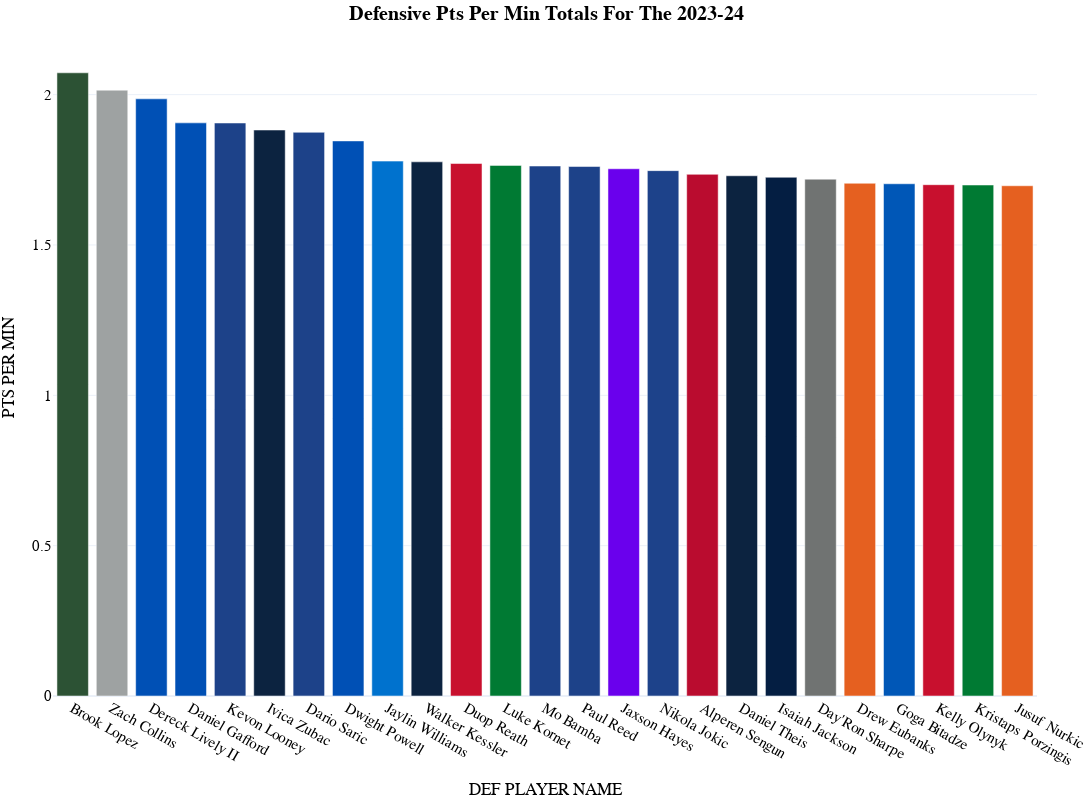

Write notebook code for a chart like this one.
### Code cell
fig_matchup_season = px.bar(
  matchup_totals_year[(matchup_totals_year["POSITION"]=='TOTAL')&(matchup_totals_year["GP"]>50)].sort_values(by=category, ascending=False).head(25),
  x="DEF PLAYER NAME", 
  y=category,
  color="DEF PLAYER NAME",
  color_discrete_map=player_color_dict_shot_dist,     
  template='plotly_white',
  title="<b>Defensive {} Totals For The {}</b>".format(category.replace('_', ' ').title(),year),
  hover_data=['POSITION','DEF PLAYER NAME', 'GP', 'MATCHUP MIN', 'PTS PER MIN', 'PARTIAL POSS', 'PLAYER PTS',
       'TEAM PTS', 'MATCHUP AST', 'MATCHUP TOV', 'MATCHUP BLK', 'MATCHUP FGM',
       'MATCHUP FGA', 'MATCHUP FG PCT', 'MATCHUP FG3M', 'MATCHUP FG3A',
       'MATCHUP FG3 PCT', 'MATCHUP FTM', 'MATCHUP FTA', 'SFL', 'PLAYER NAME',
       'TEAM ABBREVIATION', 'SEASON'], 
  height=800, 
  width=1200,
  )

fig_matchup_season.update_layout(
    margin=dict(l=5, r=5, t=40, b=5),
    showlegend=False,
    title_x=0.5,
    hoverlabel=dict(
        bgcolor="white",
        font_size=16,
        font_family="PT Sans Narrow"
    ),
    yaxis = dict(tickfont = dict(size=15)),
    xaxis = dict(tickfont = dict(size=15)),
    font=dict(
        family="PT Sans Narrow",
        size=14,
        color="Black"
    ),
    title_font_family="PT Sans Narrow"
)
fig_matchup_season

### Figure 1 — Plotly figure (JSON) as saved in the notebook; plotly's stock layout.template omitted (floating-point values rounded to 4 significant figures)
{"data": [{"alignmentgroup": "True", "customdata": [["TOTAL", 79, "935:32", 4994.0, 1939, 5756, 401, 151, 110, 835, 1751, 0.477, 149, 396, 0.376, 120, 143, 77, "Brook Lopez", "MIL", "2023-24"]], "hovertemplate": "DEF PLAYER NAME=%{x}<br>PTS PER MIN=%{y}<br>POSITION=%{customdata[0]}<br>GP=%{customdata[1]}<br>MATCHUP MIN=%{customdata[2]}<br>PARTIAL POSS=%{customdata[3]}<br>PLAYER PTS=%{customdata[4]}<br>TEAM PTS=%{customdata[5]}<br>MATCHUP AST=%{customdata[6]}<br>MATCHUP TOV=%{customdata[7]}<br>MATCHUP BLK=%{customdata[8]}<br>MATCHUP FGM=%{customdata[9]}<br>MATCHUP FGA=%{customdata[10]}<br>MATCHUP FG PCT=%{customdata[11]}<br>MATCHUP FG3M=%{customdata[12]}<br>MATCHUP FG3A=%{customdata[13]}<br>MATCHUP FG3 PCT=%{customdata[14]}<br>MATCHUP FTM=%{customdata[15]}<br>MATCHUP FTA=%{customdata[16]}<br>SFL=%{customdata[17]}<br>PLAYER NAME=%{customdata[18]}<br>TEAM ABBREVIATION=%{customdata[19]}<br>SEASON=%{customdata[20]}<extra></extra>", "legendgroup": "Brook Lopez", "marker": {"color": "#2C5234", "pattern": {"shape": ""}}, "name": "Brook Lopez", "offsetgroup": "Brook Lopez", "orientation": "v", "showlegend": true, "textposition": "auto", "type": "bar", "x": ["Brook Lopez"], "xaxis": "x", "y": [2.073], "yaxis": "y"}, {"alignmentgroup": "True", "customdata": [["TOTAL", 69, "593:35", 3182.0, 1196, 3819, 230, 90, 30, 486, 967, 0.503, 92, 238, 0.387, 132, 182, 98, "Zach Collins", "SAS", "2023-24"]], "hovertemplate": "DEF PLAYER NAME=%{x}<br>PTS PER MIN=%{y}<br>POSITION=%{customdata[0]}<br>GP=%{customdata[1]}<br>MATCHUP MIN=%{customdata[2]}<br>PARTIAL POSS=%{customdata[3]}<br>PLAYER PTS=%{customdata[4]}<br>TEAM PTS=%{customdata[5]}<br>MATCHUP AST=%{customdata[6]}<br>MATCHUP TOV=%{customdata[7]}<br>MATCHUP BLK=%{customdata[8]}<br>MATCHUP FGM=%{customdata[9]}<br>MATCHUP FGA=%{customdata[10]}<br>MATCHUP FG PCT=%{customdata[11]}<br>MATCHUP FG3M=%{customdata[12]}<br>MATCHUP FG3A=%{customdata[13]}<br>MATCHUP FG3 PCT=%{customdata[14]}<br>MATCHUP FTM=%{customdata[15]}<br>MATCHUP FTA=%{customdata[16]}<br>SFL=%{customdata[17]}<br>PLAYER NAME=%{customdata[18]}<br>TEAM ABBREVIATION=%{customdata[19]}<br>SEASON=%{customdata[20]}<extra></extra>", "legendgroup": "Zach Collins", "marker": {"color": "#9EA2A2", "pattern": {"shape": ""}}, "name": "Zach Collins", "offsetgroup": "Zach Collins", "orientation": "v", "showlegend": true, "textposition": "auto", "type": "bar", "x": ["Zach Collins"], "xaxis": "x", "y": [2.015], "yaxis": "y"}, {"alignmentgroup": "True", "customdata": [["TOTAL", 55, "509:03", 2664.0, 1011, 3135, 213, 112, 44, 409, 850, 0.481, 96, 244, 0.393, 97, 129, 71, "Dereck Lively II", "DAL", "2023-24"]], "hovertemplate": "DEF PLAYER NAME=%{x}<br>PTS PER MIN=%{y}<br>POSITION=%{customdata[0]}<br>GP=%{customdata[1]}<br>MATCHUP MIN=%{customdata[2]}<br>PARTIAL POSS=%{customdata[3]}<br>PLAYER PTS=%{customdata[4]}<br>TEAM PTS=%{customdata[5]}<br>MATCHUP AST=%{customdata[6]}<br>MATCHUP TOV=%{customdata[7]}<br>MATCHUP BLK=%{customdata[8]}<br>MATCHUP FGM=%{customdata[9]}<br>MATCHUP FGA=%{customdata[10]}<br>MATCHUP FG PCT=%{customdata[11]}<br>MATCHUP FG3M=%{customdata[12]}<br>MATCHUP FG3A=%{customdata[13]}<br>MATCHUP FG3 PCT=%{customdata[14]}<br>MATCHUP FTM=%{customdata[15]}<br>MATCHUP FTA=%{customdata[16]}<br>SFL=%{customdata[17]}<br>PLAYER NAME=%{customdata[18]}<br>TEAM ABBREVIATION=%{customdata[19]}<br>SEASON=%{customdata[20]}<extra></extra>", "legendgroup": "Dereck Lively II", "marker": {"color": "#0050B5", "pattern": {"shape": ""}}, "name": "Dereck Lively II", "offsetgroup": "Dereck Lively II", "orientation": "v", "showlegend": true, "textposition": "auto", "type": "bar", "x": ["Dereck Lively II"], "xaxis": "x", "y": [1.986], "yaxis": "y"}, {"alignmentgroup": "True", "customdata": [["TOTAL", 74, "716:39", 3817.0, 1366, 4477, 295, 149, 96, 550, 1126, 0.488, 101, 262, 0.385, 165, 221, 119, "Daniel Gafford", "DAL", "2023-24"]], "hovertemplate": "DEF PLAYER NAME=%{x}<br>PTS PER MIN=%{y}<br>POSITION=%{customdata[0]}<br>GP=%{customdata[1]}<br>MATCHUP MIN=%{customdata[2]}<br>PARTIAL POSS=%{customdata[3]}<br>PLAYER PTS=%{customdata[4]}<br>TEAM PTS=%{customdata[5]}<br>MATCHUP AST=%{customdata[6]}<br>MATCHUP TOV=%{customdata[7]}<br>MATCHUP BLK=%{customdata[8]}<br>MATCHUP FGM=%{customdata[9]}<br>MATCHUP FGA=%{customdata[10]}<br>MATCHUP FG PCT=%{customdata[11]}<br>MATCHUP FG3M=%{customdata[12]}<br>MATCHUP FG3A=%{customdata[13]}<br>MATCHUP FG3 PCT=%{customdata[14]}<br>MATCHUP FTM=%{customdata[15]}<br>MATCHUP FTA=%{customdata[16]}<br>SFL=%{customdata[17]}<br>PLAYER NAME=%{customdata[18]}<br>TEAM ABBREVIATION=%{customdata[19]}<br>SEASON=%{customdata[20]}<extra></extra>", "legendgroup": "Daniel Gafford", "marker": {"color": "#0050B5", "pattern": {"shape": ""}}, "name": "Daniel Gafford", "offsetgroup": "Daniel Gafford", "orientation": "v", "showlegend": true, "textposition": "auto", "type": "bar", "x": ["Daniel Gafford"], "xaxis": "x", "y": [1.906], "yaxis": "y"}, {"alignmentgroup": "True", "customdata": [["TOTAL", 74, "458:07", 2397.0, 873, 2802, 212, 81, 15, 351, 756, 0.464, 85, 247, 0.344, 86, 118, 57, "Kevon Looney", "GSW", "2023-24"]], "hovertemplate": "DEF PLAYER NAME=%{x}<br>PTS PER MIN=%{y}<br>POSITION=%{customdata[0]}<br>GP=%{customdata[1]}<br>MATCHUP MIN=%{customdata[2]}<br>PARTIAL POSS=%{customdata[3]}<br>PLAYER PTS=%{customdata[4]}<br>TEAM PTS=%{customdata[5]}<br>MATCHUP AST=%{customdata[6]}<br>MATCHUP TOV=%{customdata[7]}<br>MATCHUP BLK=%{customdata[8]}<br>MATCHUP FGM=%{customdata[9]}<br>MATCHUP FGA=%{customdata[10]}<br>MATCHUP FG PCT=%{customdata[11]}<br>MATCHUP FG3M=%{customdata[12]}<br>MATCHUP FG3A=%{customdata[13]}<br>MATCHUP FG3 PCT=%{customdata[14]}<br>MATCHUP FTM=%{customdata[15]}<br>MATCHUP FTA=%{customdata[16]}<br>SFL=%{customdata[17]}<br>PLAYER NAME=%{customdata[18]}<br>TEAM ABBREVIATION=%{customdata[19]}<br>SEASON=%{customdata[20]}<extra></extra>", "legendgroup": "Kevon Looney", "marker": {"color": "#1D4289", "pattern": {"shape": ""}}, "name": "Kevon Looney", "offsetgroup": "Kevon Looney", "orientation": "v", "showlegend": true, "textposition": "auto", "type": "bar", "x": ["Kevon Looney"], "xaxis": "x", "y": [1.906], "yaxis": "y"}, {"alignmentgroup": "True", "customdata": [["TOTAL", 68, "686:55", 3546.0, 1293, 3988, 281, 130, 59, 524, 1142, 0.459, 110, 281, 0.391, 135, 182, 97, "Ivica Zubac", "LAC", "2023-24"]], "hovertemplate": "DEF PLAYER NAME=%{x}<br>PTS PER MIN=%{y}<br>POSITION=%{customdata[0]}<br>GP=%{customdata[1]}<br>MATCHUP MIN=%{customdata[2]}<br>PARTIAL POSS=%{customdata[3]}<br>PLAYER PTS=%{customdata[4]}<br>TEAM PTS=%{customdata[5]}<br>MATCHUP AST=%{customdata[6]}<br>MATCHUP TOV=%{customdata[7]}<br>MATCHUP BLK=%{customdata[8]}<br>MATCHUP FGM=%{customdata[9]}<br>MATCHUP FGA=%{customdata[10]}<br>MATCHUP FG PCT=%{customdata[11]}<br>MATCHUP FG3M=%{customdata[12]}<br>MATCHUP FG3A=%{customdata[13]}<br>MATCHUP FG3 PCT=%{customdata[14]}<br>MATCHUP FTM=%{customdata[15]}<br>MATCHUP FTA=%{customdata[16]}<br>SFL=%{customdata[17]}<br>PLAYER NAME=%{customdata[18]}<br>TEAM ABBREVIATION=%{customdata[19]}<br>SEASON=%{customdata[20]}<extra></extra>", "legendgroup": "Ivica Zubac", "marker": {"color": "#0C2340", "pattern": {"shape": ""}}, "name": "Ivica Zubac", "offsetgroup": "Ivica Zubac", "orientation": "v", "showlegend": true, "textposition": "auto", "type": "bar", "x": ["Ivica Zubac"], "xaxis": "x", "y": [1.882], "yaxis": "y"}, {"alignmentgroup": "True", "customdata": [["TOTAL", 64, "419:48", 2203.0, 787, 2624, 140, 84, 8, 319, 634, 0.503, 68, 166, 0.41, 81, 110, 62, "Dario Saric", "GSW", "2023-24"]], "hovertemplate": "DEF PLAYER NAME=%{x}<br>PTS PER MIN=%{y}<br>POSITION=%{customdata[0]}<br>GP=%{customdata[1]}<br>MATCHUP MIN=%{customdata[2]}<br>PARTIAL POSS=%{customdata[3]}<br>PLAYER PTS=%{customdata[4]}<br>TEAM PTS=%{customdata[5]}<br>MATCHUP AST=%{customdata[6]}<br>MATCHUP TOV=%{customdata[7]}<br>MATCHUP BLK=%{customdata[8]}<br>MATCHUP FGM=%{customdata[9]}<br>MATCHUP FGA=%{customdata[10]}<br>MATCHUP FG PCT=%{customdata[11]}<br>MATCHUP FG3M=%{customdata[12]}<br>MATCHUP FG3A=%{customdata[13]}<br>MATCHUP FG3 PCT=%{customdata[14]}<br>MATCHUP FTM=%{customdata[15]}<br>MATCHUP FTA=%{customdata[16]}<br>SFL=%{customdata[17]}<br>PLAYER NAME=%{customdata[18]}<br>TEAM ABBREVIATION=%{customdata[19]}<br>SEASON=%{customdata[20]}<extra></extra>", "legendgroup": "Dario Saric", "marker": {"color": "#1D4289", "pattern": {"shape": ""}}, "name": "Dario Saric", "offsetgroup": "Dario Saric", "orientation": "v", "showlegend": true, "textposition": "auto", "type": "bar", "x": ["Dario Saric"], "xaxis": "x", "y": [1.875], "yaxis": "y"}, {"alignmentgroup": "True", "customdata": [["TOTAL", 63, "326:38", 1728.0, 603, 2039, 133, 75, 16, 238, 514, 0.463, 45, 134, 0.336, 82, 111, 54, "Dwight Powell", "DAL", "2023-24"]], "hovertemplate": "DEF PLAYER NAME=%{x}<br>PTS PER MIN=%{y}<br>POSITION=%{customdata[0]}<br>GP=%{customdata[1]}<br>MATCHUP MIN=%{customdata[2]}<br>PARTIAL POSS=%{customdata[3]}<br>PLAYER PTS=%{customdata[4]}<br>TEAM PTS=%{customdata[5]}<br>MATCHUP AST=%{customdata[6]}<br>MATCHUP TOV=%{customdata[7]}<br>MATCHUP BLK=%{customdata[8]}<br>MATCHUP FGM=%{customdata[9]}<br>MATCHUP FGA=%{customdata[10]}<br>MATCHUP FG PCT=%{customdata[11]}<br>MATCHUP FG3M=%{customdata[12]}<br>MATCHUP FG3A=%{customdata[13]}<br>MATCHUP FG3 PCT=%{customdata[14]}<br>MATCHUP FTM=%{customdata[15]}<br>MATCHUP FTA=%{customdata[16]}<br>SFL=%{customdata[17]}<br>PLAYER NAME=%{customdata[18]}<br>TEAM ABBREVIATION=%{customdata[19]}<br>SEASON=%{customdata[20]}<extra></extra>", "legendgroup": "Dwight Powell", "marker": {"color": "#0050B5", "pattern": {"shape": ""}}, "name": "Dwight Powell", "offsetgroup": "Dwight Powell", "orientation": "v", "showlegend": true, "textposition": "auto", "type": "bar", "x": ["Dwight Powell"], "xaxis": "x", "y": [1.846], "yaxis": "y"}, {"alignmentgroup": "True", "customdata": [["TOTAL", 69, "344:36", 1815, 613, 2036, 142, 77, 20, 250, 503, 0.497, 51, 152, 0.336, 62, 79, 39, "Jaylin Williams", "OKC", "2023-24"]], "hovertemplate": "DEF PLAYER NAME=%{x}<br>PTS PER MIN=%{y}<br>POSITION=%{customdata[0]}<br>GP=%{customdata[1]}<br>MATCHUP MIN=%{customdata[2]}<br>PARTIAL POSS=%{customdata[3]}<br>PLAYER PTS=%{customdata[4]}<br>TEAM PTS=%{customdata[5]}<br>MATCHUP AST=%{customdata[6]}<br>MATCHUP TOV=%{customdata[7]}<br>MATCHUP BLK=%{customdata[8]}<br>MATCHUP FGM=%{customdata[9]}<br>MATCHUP FGA=%{customdata[10]}<br>MATCHUP FG PCT=%{customdata[11]}<br>MATCHUP FG3M=%{customdata[12]}<br>MATCHUP FG3A=%{customdata[13]}<br>MATCHUP FG3 PCT=%{customdata[14]}<br>MATCHUP FTM=%{customdata[15]}<br>MATCHUP FTA=%{customdata[16]}<br>SFL=%{customdata[17]}<br>PLAYER NAME=%{customdata[18]}<br>TEAM ABBREVIATION=%{customdata[19]}<br>SEASON=%{customdata[20]}<extra></extra>", "legendgroup": "Jaylin Williams", "marker": {"color": "#0072CE", "pattern": {"shape": ""}}, "name": "Jaylin Williams", "offsetgroup": "Jaylin Williams", "orientation": "v", "showlegend": true, "textposition": "auto", "type": "bar", "x": ["Jaylin Williams"], "xaxis": "x", "y": [1.779], "yaxis": "y"}, {"alignmentgroup": "True", "customdata": [["TOTAL", 64, "561:47", 3051, 998, 3488, 231, 89, 96, 411, 888, 0.463, 91, 242, 0.376, 85, 125, 64, "Walker Kessler", "UTA", "2023-24"]], "hovertemplate": "DEF PLAYER NAME=%{x}<br>PTS PER MIN=%{y}<br>POSITION=%{customdata[0]}<br>GP=%{customdata[1]}<br>MATCHUP MIN=%{customdata[2]}<br>PARTIAL POSS=%{customdata[3]}<br>PLAYER PTS=%{customdata[4]}<br>TEAM PTS=%{customdata[5]}<br>MATCHUP AST=%{customdata[6]}<br>MATCHUP TOV=%{customdata[7]}<br>MATCHUP BLK=%{customdata[8]}<br>MATCHUP FGM=%{customdata[9]}<br>MATCHUP FGA=%{customdata[10]}<br>MATCHUP FG PCT=%{customdata[11]}<br>MATCHUP FG3M=%{customdata[12]}<br>MATCHUP FG3A=%{customdata[13]}<br>MATCHUP FG3 PCT=%{customdata[14]}<br>MATCHUP FTM=%{customdata[15]}<br>MATCHUP FTA=%{customdata[16]}<br>SFL=%{customdata[17]}<br>PLAYER NAME=%{customdata[18]}<br>TEAM ABBREVIATION=%{customdata[19]}<br>SEASON=%{customdata[20]}<extra></extra>", "legendgroup": "Walker Kessler", "marker": {"color": "#0C2340", "pattern": {"shape": ""}}, "name": "Walker Kessler", "offsetgroup": "Walker Kessler", "orientation": "v", "showlegend": true, "textposition": "auto", "type": "bar", "x": ["Walker Kessler"], "xaxis": "x", "y": [1.776], "yaxis": "y"}, {"alignmentgroup": "True", "customdata": [["TOTAL", 68, "465:52", 2411.0, 825, 2812, 145, 89, 28, 325, 669, 0.486, 56, 175, 0.32, 119, 148, 76, "Duop Reath", "POR", "2023-24"]], "hovertemplate": "DEF PLAYER NAME=%{x}<br>PTS PER MIN=%{y}<br>POSITION=%{customdata[0]}<br>GP=%{customdata[1]}<br>MATCHUP MIN=%{customdata[2]}<br>PARTIAL POSS=%{customdata[3]}<br>PLAYER PTS=%{customdata[4]}<br>TEAM PTS=%{customdata[5]}<br>MATCHUP AST=%{customdata[6]}<br>MATCHUP TOV=%{customdata[7]}<br>MATCHUP BLK=%{customdata[8]}<br>MATCHUP FGM=%{customdata[9]}<br>MATCHUP FGA=%{customdata[10]}<br>MATCHUP FG PCT=%{customdata[11]}<br>MATCHUP FG3M=%{customdata[12]}<br>MATCHUP FG3A=%{customdata[13]}<br>MATCHUP FG3 PCT=%{customdata[14]}<br>MATCHUP FTM=%{customdata[15]}<br>MATCHUP FTA=%{customdata[16]}<br>SFL=%{customdata[17]}<br>PLAYER NAME=%{customdata[18]}<br>TEAM ABBREVIATION=%{customdata[19]}<br>SEASON=%{customdata[20]}<extra></extra>", "legendgroup": "Duop Reath", "marker": {"color": "#C8102E", "pattern": {"shape": ""}}, "name": "Duop Reath", "offsetgroup": "Duop Reath", "orientation": "v", "showlegend": true, "textposition": "auto", "type": "bar", "x": ["Duop Reath"], "xaxis": "x", "y": [1.771], "yaxis": "y"}, {"alignmentgroup": "True", "customdata": [["TOTAL", 63, "385:20", 1934.0, 680, 2115, 157, 57, 39, 278, 628, 0.443, 69, 200, 0.345, 55, 73, 41, "Luke Kornet", "BOS", "2023-24"]], "hovertemplate": "DEF PLAYER NAME=%{x}<br>PTS PER MIN=%{y}<br>POSITION=%{customdata[0]}<br>GP=%{customdata[1]}<br>MATCHUP MIN=%{customdata[2]}<br>PARTIAL POSS=%{customdata[3]}<br>PLAYER PTS=%{customdata[4]}<br>TEAM PTS=%{customdata[5]}<br>MATCHUP AST=%{customdata[6]}<br>MATCHUP TOV=%{customdata[7]}<br>MATCHUP BLK=%{customdata[8]}<br>MATCHUP FGM=%{customdata[9]}<br>MATCHUP FGA=%{customdata[10]}<br>MATCHUP FG PCT=%{customdata[11]}<br>MATCHUP FG3M=%{customdata[12]}<br>MATCHUP FG3A=%{customdata[13]}<br>MATCHUP FG3 PCT=%{customdata[14]}<br>MATCHUP FTM=%{customdata[15]}<br>MATCHUP FTA=%{customdata[16]}<br>SFL=%{customdata[17]}<br>PLAYER NAME=%{customdata[18]}<br>TEAM ABBREVIATION=%{customdata[19]}<br>SEASON=%{customdata[20]}<extra></extra>", "legendgroup": "Luke Kornet", "marker": {"color": "#007A33", "pattern": {"shape": ""}}, "name": "Luke Kornet", "offsetgroup": "Luke Kornet", "orientation": "v", "showlegend": true, "textposition": "auto", "type": "bar", "x": ["Luke Kornet"], "xaxis": "x", "y": [1.765], "yaxis": "y"}, {"alignmentgroup": "True", "customdata": [["TOTAL", 56, "270:38", 1414.0, 477, 1656, 87, 51, 27, 192, 383, 0.501, 38, 103, 0.369, 55, 70, 36, "Mo Bamba", "PHI", "2023-24"]], "hovertemplate": "DEF PLAYER NAME=%{x}<br>PTS PER MIN=%{y}<br>POSITION=%{customdata[0]}<br>GP=%{customdata[1]}<br>MATCHUP MIN=%{customdata[2]}<br>PARTIAL POSS=%{customdata[3]}<br>PLAYER PTS=%{customdata[4]}<br>TEAM PTS=%{customdata[5]}<br>MATCHUP AST=%{customdata[6]}<br>MATCHUP TOV=%{customdata[7]}<br>MATCHUP BLK=%{customdata[8]}<br>MATCHUP FGM=%{customdata[9]}<br>MATCHUP FGA=%{customdata[10]}<br>MATCHUP FG PCT=%{customdata[11]}<br>MATCHUP FG3M=%{customdata[12]}<br>MATCHUP FG3A=%{customdata[13]}<br>MATCHUP FG3 PCT=%{customdata[14]}<br>MATCHUP FTM=%{customdata[15]}<br>MATCHUP FTA=%{customdata[16]}<br>SFL=%{customdata[17]}<br>PLAYER NAME=%{customdata[18]}<br>TEAM ABBREVIATION=%{customdata[19]}<br>SEASON=%{customdata[20]}<extra></extra>", "legendgroup": "Mo Bamba", "marker": {"color": "#1D4289", "pattern": {"shape": ""}}, "name": "Mo Bamba", "offsetgroup": "Mo Bamba", "orientation": "v", "showlegend": true, "textposition": "auto", "type": "bar", "x": ["Mo Bamba"], "xaxis": "x", "y": [1.763], "yaxis": "y"}, {"alignmentgroup": "True", "customdata": [["TOTAL", 81, "598:33", 3105.0, 1054, 3621, 245, 158, 53, 422, 833, 0.507, 73, 198, 0.369, 137, 180, 91, "Paul Reed", "PHI", "2023-24"]], "hovertemplate": "DEF PLAYER NAME=%{x}<br>PTS PER MIN=%{y}<br>POSITION=%{customdata[0]}<br>GP=%{customdata[1]}<br>MATCHUP MIN=%{customdata[2]}<br>PARTIAL POSS=%{customdata[3]}<br>PLAYER PTS=%{customdata[4]}<br>TEAM PTS=%{customdata[5]}<br>MATCHUP AST=%{customdata[6]}<br>MATCHUP TOV=%{customdata[7]}<br>MATCHUP BLK=%{customdata[8]}<br>MATCHUP FGM=%{customdata[9]}<br>MATCHUP FGA=%{customdata[10]}<br>MATCHUP FG PCT=%{customdata[11]}<br>MATCHUP FG3M=%{customdata[12]}<br>MATCHUP FG3A=%{customdata[13]}<br>MATCHUP FG3 PCT=%{customdata[14]}<br>MATCHUP FTM=%{customdata[15]}<br>MATCHUP FTA=%{customdata[16]}<br>SFL=%{customdata[17]}<br>PLAYER NAME=%{customdata[18]}<br>TEAM ABBREVIATION=%{customdata[19]}<br>SEASON=%{customdata[20]}<extra></extra>", "legendgroup": "Paul Reed", "marker": {"color": "#1D4289", "pattern": {"shape": ""}}, "name": "Paul Reed", "offsetgroup": "Paul Reed", "orientation": "v", "showlegend": true, "textposition": "auto", "type": "bar", "x": ["Paul Reed"], "xaxis": "x", "y": [1.761], "yaxis": "y"}, {"alignmentgroup": "True", "customdata": [["TOTAL", 69, "336:28", 1793.0, 590, 2176, 117, 68, 19, 230, 497, 0.463, 53, 179, 0.296, 77, 90, 53, "Jaxson Hayes", "LAL", "2023-24"]], "hovertemplate": "DEF PLAYER NAME=%{x}<br>PTS PER MIN=%{y}<br>POSITION=%{customdata[0]}<br>GP=%{customdata[1]}<br>MATCHUP MIN=%{customdata[2]}<br>PARTIAL POSS=%{customdata[3]}<br>PLAYER PTS=%{customdata[4]}<br>TEAM PTS=%{customdata[5]}<br>MATCHUP AST=%{customdata[6]}<br>MATCHUP TOV=%{customdata[7]}<br>MATCHUP BLK=%{customdata[8]}<br>MATCHUP FGM=%{customdata[9]}<br>MATCHUP FGA=%{customdata[10]}<br>MATCHUP FG PCT=%{customdata[11]}<br>MATCHUP FG3M=%{customdata[12]}<br>MATCHUP FG3A=%{customdata[13]}<br>MATCHUP FG3 PCT=%{customdata[14]}<br>MATCHUP FTM=%{customdata[15]}<br>MATCHUP FTA=%{customdata[16]}<br>SFL=%{customdata[17]}<br>PLAYER NAME=%{customdata[18]}<br>TEAM ABBREVIATION=%{customdata[19]}<br>SEASON=%{customdata[20]}<extra></extra>", "legendgroup": "Jaxson Hayes", "marker": {"color": "#6a00ed", "pattern": {"shape": ""}}, "name": "Jaxson Hayes", "offsetgroup": "Jaxson Hayes", "orientation": "v", "showlegend": true, "textposition": "auto", "type": "bar", "x": ["Jaxson Hayes"], "xaxis": "x", "y": [1.754], "yaxis": "y"}, {"alignmentgroup": "True", "customdata": [["TOTAL", 78, "1039:21", 5388.0, 1816, 5803, 417, 162, 49, 796, 1559, 0.511, 117, 326, 0.359, 107, 136, 65, "Nikola Jokic", "DEN", "2023-24"]], "hovertemplate": "DEF PLAYER NAME=%{x}<br>PTS PER MIN=%{y}<br>POSITION=%{customdata[0]}<br>GP=%{customdata[1]}<br>MATCHUP MIN=%{customdata[2]}<br>PARTIAL POSS=%{customdata[3]}<br>PLAYER PTS=%{customdata[4]}<br>TEAM PTS=%{customdata[5]}<br>MATCHUP AST=%{customdata[6]}<br>MATCHUP TOV=%{customdata[7]}<br>MATCHUP BLK=%{customdata[8]}<br>MATCHUP FGM=%{customdata[9]}<br>MATCHUP FGA=%{customdata[10]}<br>MATCHUP FG PCT=%{customdata[11]}<br>MATCHUP FG3M=%{customdata[12]}<br>MATCHUP FG3A=%{customdata[13]}<br>MATCHUP FG3 PCT=%{customdata[14]}<br>MATCHUP FTM=%{customdata[15]}<br>MATCHUP FTA=%{customdata[16]}<br>SFL=%{customdata[17]}<br>PLAYER NAME=%{customdata[18]}<br>TEAM ABBREVIATION=%{customdata[19]}<br>SEASON=%{customdata[20]}<extra></extra>", "legendgroup": "Nikola Jokic", "marker": {"color": "#1d428a", "pattern": {"shape": ""}}, "name": "Nikola Jokic", "offsetgroup": "Nikola Jokic", "orientation": "v", "showlegend": true, "textposition": "auto", "type": "bar", "x": ["Nikola Jokic"], "xaxis": "x", "y": [1.747], "yaxis": "y"}, {"alignmentgroup": "True", "customdata": [["TOTAL", 63, "803:30", 4104, 1394, 4643, 281, 156, 34, 586, 1189, 0.493, 98, 311, 0.315, 124, 165, 80, "Alperen Sengun", "HOU", "2023-24"]], "hovertemplate": "DEF PLAYER NAME=%{x}<br>PTS PER MIN=%{y}<br>POSITION=%{customdata[0]}<br>GP=%{customdata[1]}<br>MATCHUP MIN=%{customdata[2]}<br>PARTIAL POSS=%{customdata[3]}<br>PLAYER PTS=%{customdata[4]}<br>TEAM PTS=%{customdata[5]}<br>MATCHUP AST=%{customdata[6]}<br>MATCHUP TOV=%{customdata[7]}<br>MATCHUP BLK=%{customdata[8]}<br>MATCHUP FGM=%{customdata[9]}<br>MATCHUP FGA=%{customdata[10]}<br>MATCHUP FG PCT=%{customdata[11]}<br>MATCHUP FG3M=%{customdata[12]}<br>MATCHUP FG3A=%{customdata[13]}<br>MATCHUP FG3 PCT=%{customdata[14]}<br>MATCHUP FTM=%{customdata[15]}<br>MATCHUP FTA=%{customdata[16]}<br>SFL=%{customdata[17]}<br>PLAYER NAME=%{customdata[18]}<br>TEAM ABBREVIATION=%{customdata[19]}<br>SEASON=%{customdata[20]}<extra></extra>", "legendgroup": "Alperen Sengun", "marker": {"color": "#BA0C2F", "pattern": {"shape": ""}}, "name": "Alperen Sengun", "offsetgroup": "Alperen Sengun", "orientation": "v", "showlegend": true, "textposition": "auto", "type": "bar", "x": ["Alperen Sengun"], "xaxis": "x", "y": [1.735], "yaxis": "y"}, {"alignmentgroup": "True", "customdata": [["TOTAL", 60, "399:23", 2047.0, 691, 2383, 147, 77, 28, 271, 570, 0.475, 61, 174, 0.351, 88, 109, 53, "Daniel Theis", "LAC", "2023-24"]], "hovertemplate": "DEF PLAYER NAME=%{x}<br>PTS PER MIN=%{y}<br>POSITION=%{customdata[0]}<br>GP=%{customdata[1]}<br>MATCHUP MIN=%{customdata[2]}<br>PARTIAL POSS=%{customdata[3]}<br>PLAYER PTS=%{customdata[4]}<br>TEAM PTS=%{customdata[5]}<br>MATCHUP AST=%{customdata[6]}<br>MATCHUP TOV=%{customdata[7]}<br>MATCHUP BLK=%{customdata[8]}<br>MATCHUP FGM=%{customdata[9]}<br>MATCHUP FGA=%{customdata[10]}<br>MATCHUP FG PCT=%{customdata[11]}<br>MATCHUP FG3M=%{customdata[12]}<br>MATCHUP FG3A=%{customdata[13]}<br>MATCHUP FG3 PCT=%{customdata[14]}<br>MATCHUP FTM=%{customdata[15]}<br>MATCHUP FTA=%{customdata[16]}<br>SFL=%{customdata[17]}<br>PLAYER NAME=%{customdata[18]}<br>TEAM ABBREVIATION=%{customdata[19]}<br>SEASON=%{customdata[20]}<extra></extra>", "legendgroup": "Daniel Theis", "marker": {"color": "#0C2340", "pattern": {"shape": ""}}, "name": "Daniel Theis", "offsetgroup": "Daniel Theis", "orientation": "v", "showlegend": true, "textposition": "auto", "type": "bar", "x": ["Daniel Theis"], "xaxis": "x", "y": [1.73], "yaxis": "y"}, {"alignmentgroup": "True", "customdata": [["TOTAL", 58, "301:60", 1610.0, 521, 1907, 104, 74, 36, 192, 407, 0.472, 40, 106, 0.377, 97, 129, 61, "Isaiah Jackson", "IND", "2023-24"]], "hovertemplate": "DEF PLAYER NAME=%{x}<br>PTS PER MIN=%{y}<br>POSITION=%{customdata[0]}<br>GP=%{customdata[1]}<br>MATCHUP MIN=%{customdata[2]}<br>PARTIAL POSS=%{customdata[3]}<br>PLAYER PTS=%{customdata[4]}<br>TEAM PTS=%{customdata[5]}<br>MATCHUP AST=%{customdata[6]}<br>MATCHUP TOV=%{customdata[7]}<br>MATCHUP BLK=%{customdata[8]}<br>MATCHUP FGM=%{customdata[9]}<br>MATCHUP FGA=%{customdata[10]}<br>MATCHUP FG PCT=%{customdata[11]}<br>MATCHUP FG3M=%{customdata[12]}<br>MATCHUP FG3A=%{customdata[13]}<br>MATCHUP FG3 PCT=%{customdata[14]}<br>MATCHUP FTM=%{customdata[15]}<br>MATCHUP FTA=%{customdata[16]}<br>SFL=%{customdata[17]}<br>PLAYER NAME=%{customdata[18]}<br>TEAM ABBREVIATION=%{customdata[19]}<br>SEASON=%{customdata[20]}<extra></extra>", "legendgroup": "Isaiah Jackson", "marker": {"color": "#041E42", "pattern": {"shape": ""}}, "name": "Isaiah Jackson", "offsetgroup": "Isaiah Jackson", "orientation": "v", "showlegend": true, "textposition": "auto", "type": "bar", "x": ["Isaiah Jackson"], "xaxis": "x", "y": [1.725], "yaxis": "y"}, {"alignmentgroup": "True", "customdata": [["TOTAL", 60, "356:38", 1809.0, 613, 1983, 126, 74, 24, 247, 502, 0.492, 46, 131, 0.351, 73, 98, 48, "Day'Ron Sharpe", "BKN", "2023-24"]], "hovertemplate": "DEF PLAYER NAME=%{x}<br>PTS PER MIN=%{y}<br>POSITION=%{customdata[0]}<br>GP=%{customdata[1]}<br>MATCHUP MIN=%{customdata[2]}<br>PARTIAL POSS=%{customdata[3]}<br>PLAYER PTS=%{customdata[4]}<br>TEAM PTS=%{customdata[5]}<br>MATCHUP AST=%{customdata[6]}<br>MATCHUP TOV=%{customdata[7]}<br>MATCHUP BLK=%{customdata[8]}<br>MATCHUP FGM=%{customdata[9]}<br>MATCHUP FGA=%{customdata[10]}<br>MATCHUP FG PCT=%{customdata[11]}<br>MATCHUP FG3M=%{customdata[12]}<br>MATCHUP FG3A=%{customdata[13]}<br>MATCHUP FG3 PCT=%{customdata[14]}<br>MATCHUP FTM=%{customdata[15]}<br>MATCHUP FTA=%{customdata[16]}<br>SFL=%{customdata[17]}<br>PLAYER NAME=%{customdata[18]}<br>TEAM ABBREVIATION=%{customdata[19]}<br>SEASON=%{customdata[20]}<extra></extra>", "legendgroup": "Day'Ron Sharpe", "marker": {"color": "#707372", "pattern": {"shape": ""}}, "name": "Day'Ron Sharpe", "offsetgroup": "Day'Ron Sharpe", "orientation": "v", "showlegend": true, "textposition": "auto", "type": "bar", "x": ["Day'Ron Sharpe"], "xaxis": "x", "y": [1.719], "yaxis": "y"}, {"alignmentgroup": "True", "customdata": [["TOTAL", 75, "448:37", 2334, 765, 2649, 185, 89, 45, 309, 660, 0.468, 73, 194, 0.376, 74, 91, 47, "Drew Eubanks", "PHX", "2023-24"]], "hovertemplate": "DEF PLAYER NAME=%{x}<br>PTS PER MIN=%{y}<br>POSITION=%{customdata[0]}<br>GP=%{customdata[1]}<br>MATCHUP MIN=%{customdata[2]}<br>PARTIAL POSS=%{customdata[3]}<br>PLAYER PTS=%{customdata[4]}<br>TEAM PTS=%{customdata[5]}<br>MATCHUP AST=%{customdata[6]}<br>MATCHUP TOV=%{customdata[7]}<br>MATCHUP BLK=%{customdata[8]}<br>MATCHUP FGM=%{customdata[9]}<br>MATCHUP FGA=%{customdata[10]}<br>MATCHUP FG PCT=%{customdata[11]}<br>MATCHUP FG3M=%{customdata[12]}<br>MATCHUP FG3A=%{customdata[13]}<br>MATCHUP FG3 PCT=%{customdata[14]}<br>MATCHUP FTM=%{customdata[15]}<br>MATCHUP FTA=%{customdata[16]}<br>SFL=%{customdata[17]}<br>PLAYER NAME=%{customdata[18]}<br>TEAM ABBREVIATION=%{customdata[19]}<br>SEASON=%{customdata[20]}<extra></extra>", "legendgroup": "Drew Eubanks", "marker": {"color": "#e56020", "pattern": {"shape": ""}}, "name": "Drew Eubanks", "offsetgroup": "Drew Eubanks", "orientation": "v", "showlegend": true, "textposition": "auto", "type": "bar", "x": ["Drew Eubanks"], "xaxis": "x", "y": [1.705], "yaxis": "y"}, {"alignmentgroup": "True", "customdata": [["TOTAL", 61, "348:41", 1897.0, 594, 2159, 119, 73, 33, 251, 500, 0.502, 39, 109, 0.358, 53, 68, 36, "Goga Bitadze", "ORL", "2023-24"]], "hovertemplate": "DEF PLAYER NAME=%{x}<br>PTS PER MIN=%{y}<br>POSITION=%{customdata[0]}<br>GP=%{customdata[1]}<br>MATCHUP MIN=%{customdata[2]}<br>PARTIAL POSS=%{customdata[3]}<br>PLAYER PTS=%{customdata[4]}<br>TEAM PTS=%{customdata[5]}<br>MATCHUP AST=%{customdata[6]}<br>MATCHUP TOV=%{customdata[7]}<br>MATCHUP BLK=%{customdata[8]}<br>MATCHUP FGM=%{customdata[9]}<br>MATCHUP FGA=%{customdata[10]}<br>MATCHUP FG PCT=%{customdata[11]}<br>MATCHUP FG3M=%{customdata[12]}<br>MATCHUP FG3A=%{customdata[13]}<br>MATCHUP FG3 PCT=%{customdata[14]}<br>MATCHUP FTM=%{customdata[15]}<br>MATCHUP FTA=%{customdata[16]}<br>SFL=%{customdata[17]}<br>PLAYER NAME=%{customdata[18]}<br>TEAM ABBREVIATION=%{customdata[19]}<br>SEASON=%{customdata[20]}<extra></extra>", "legendgroup": "Goga Bitadze", "marker": {"color": "#0057B7", "pattern": {"shape": ""}}, "name": "Goga Bitadze", "offsetgroup": "Goga Bitadze", "orientation": "v", "showlegend": true, "textposition": "auto", "type": "bar", "x": ["Goga Bitadze"], "xaxis": "x", "y": [1.704], "yaxis": "y"}, {"alignmentgroup": "True", "customdata": [["TOTAL", 78, "703:20", 3635.0, 1196, 4303, 254, 125, 20, 468, 895, 0.523, 112, 292, 0.384, 148, 192, 85, "Kelly Olynyk", "TOR", "2023-24"]], "hovertemplate": "DEF PLAYER NAME=%{x}<br>PTS PER MIN=%{y}<br>POSITION=%{customdata[0]}<br>GP=%{customdata[1]}<br>MATCHUP MIN=%{customdata[2]}<br>PARTIAL POSS=%{customdata[3]}<br>PLAYER PTS=%{customdata[4]}<br>TEAM PTS=%{customdata[5]}<br>MATCHUP AST=%{customdata[6]}<br>MATCHUP TOV=%{customdata[7]}<br>MATCHUP BLK=%{customdata[8]}<br>MATCHUP FGM=%{customdata[9]}<br>MATCHUP FGA=%{customdata[10]}<br>MATCHUP FG PCT=%{customdata[11]}<br>MATCHUP FG3M=%{customdata[12]}<br>MATCHUP FG3A=%{customdata[13]}<br>MATCHUP FG3 PCT=%{customdata[14]}<br>MATCHUP FTM=%{customdata[15]}<br>MATCHUP FTA=%{customdata[16]}<br>SFL=%{customdata[17]}<br>PLAYER NAME=%{customdata[18]}<br>TEAM ABBREVIATION=%{customdata[19]}<br>SEASON=%{customdata[20]}<extra></extra>", "legendgroup": "Kelly Olynyk", "marker": {"color": "#C8102E", "pattern": {"shape": ""}}, "name": "Kelly Olynyk", "offsetgroup": "Kelly Olynyk", "orientation": "v", "showlegend": true, "textposition": "auto", "type": "bar", "x": ["Kelly Olynyk"], "xaxis": "x", "y": [1.7], "yaxis": "y"}, {"alignmentgroup": "True", "customdata": [["TOTAL", 57, "664:22", 3430.0, 1129, 3764, 219, 78, 80, 460, 1060, 0.434, 112, 317, 0.353, 97, 130, 69, "Kristaps Porzingis", "BOS", "2023-24"]], "hovertemplate": "DEF PLAYER NAME=%{x}<br>PTS PER MIN=%{y}<br>POSITION=%{customdata[0]}<br>GP=%{customdata[1]}<br>MATCHUP MIN=%{customdata[2]}<br>PARTIAL POSS=%{customdata[3]}<br>PLAYER PTS=%{customdata[4]}<br>TEAM PTS=%{customdata[5]}<br>MATCHUP AST=%{customdata[6]}<br>MATCHUP TOV=%{customdata[7]}<br>MATCHUP BLK=%{customdata[8]}<br>MATCHUP FGM=%{customdata[9]}<br>MATCHUP FGA=%{customdata[10]}<br>MATCHUP FG PCT=%{customdata[11]}<br>MATCHUP FG3M=%{customdata[12]}<br>MATCHUP FG3A=%{customdata[13]}<br>MATCHUP FG3 PCT=%{customdata[14]}<br>MATCHUP FTM=%{customdata[15]}<br>MATCHUP FTA=%{customdata[16]}<br>SFL=%{customdata[17]}<br>PLAYER NAME=%{customdata[18]}<br>TEAM ABBREVIATION=%{customdata[19]}<br>SEASON=%{customdata[20]}<extra></extra>", "legendgroup": "Kristaps Porzingis", "marker": {"color": "#007A33", "pattern": {"shape": ""}}, "name": "Kristaps Porzingis", "offsetgroup": "Kristaps Porzingis", "orientation": "v", "showlegend": true, "textposition": "auto", "type": "bar", "x": ["Kristaps Porzingis"], "xaxis": "x", "y": [1.699], "yaxis": "y"}, {"alignmentgroup": "True", "customdata": [["TOTAL", 76, "800:15", 4218.0, 1358, 4811, 292, 148, 60, 562, 1190, 0.472, 88, 241, 0.365, 146, 176, 97, "Jusuf Nurkic", "PHX", "2023-24"]], "hovertemplate": "DEF PLAYER NAME=%{x}<br>PTS PER MIN=%{y}<br>POSITION=%{customdata[0]}<br>GP=%{customdata[1]}<br>MATCHUP MIN=%{customdata[2]}<br>PARTIAL POSS=%{customdata[3]}<br>PLAYER PTS=%{customdata[4]}<br>TEAM PTS=%{customdata[5]}<br>MATCHUP AST=%{customdata[6]}<br>MATCHUP TOV=%{customdata[7]}<br>MATCHUP BLK=%{customdata[8]}<br>MATCHUP FGM=%{customdata[9]}<br>MATCHUP FGA=%{customdata[10]}<br>MATCHUP FG PCT=%{customdata[11]}<br>MATCHUP FG3M=%{customdata[12]}<br>MATCHUP FG3A=%{customdata[13]}<br>MATCHUP FG3 PCT=%{customdata[14]}<br>MATCHUP FTM=%{customdata[15]}<br>MATCHUP FTA=%{customdata[16]}<br>SFL=%{customdata[17]}<br>PLAYER NAME=%{customdata[18]}<br>TEAM ABBREVIATION=%{customdata[19]}<br>SEASON=%{customdata[20]}<extra></extra>", "legendgroup": "Jusuf Nurkic", "marker": {"color": "#e56020", "pattern": {"shape": ""}}, "name": "Jusuf Nurkic", "offsetgroup": "Jusuf Nurkic", "orientation": "v", "showlegend": true, "textposition": "auto", "type": "bar", "x": ["Jusuf Nurkic"], "xaxis": "x", "y": [1.697], "yaxis": "y"}], "layout": {"barmode": "relative", "font": {"color": "Black", "family": "PT Sans Narrow", "size": 14}, "height": 800, "hoverlabel": {"bgcolor": "white", "font": {"family": "PT Sans Narrow", "size": 16}}, "legend": {"title": {"text": "DEF PLAYER NAME"}, "tracegroupgap": 0}, "margin": {"b": 5, "l": 5, "r": 5, "t": 40}, "showlegend": false, "title": {"font": {"family": "PT Sans Narrow"}, "text": "<b>Defensive Pts Per Min Totals For The 2023-24</b>", "x": 0.5}, "width": 1200, "xaxis": {"anchor": "y", "categoryarray": ["Brook Lopez", "Zach Collins", "Dereck Lively II", "Daniel Gafford", "Kevon Looney", "Ivica Zubac", "Dario Saric", "Dwight Powell", "Jaylin Williams", "Walker Kessler", "Duop Reath", "Luke Kornet", "Mo Bamba", "Paul Reed", "Jaxson Hayes", "Nikola Jokic", "Alperen Sengun", "Daniel Theis", "Isaiah Jackson", "Day'Ron Sharpe", "Drew Eubanks", "Goga Bitadze", "Kelly Olynyk", "Kristaps Porzingis", "Jusuf Nurkic"], "categoryorder": "array", "domain": [0, 1], "tickfont": {"size": 15}, "title": {"text": "DEF PLAYER NAME"}}, "yaxis": {"anchor": "x", "domain": [0, 1], "tickfont": {"size": 15}, "title": {"text": "PTS PER MIN"}}}}
